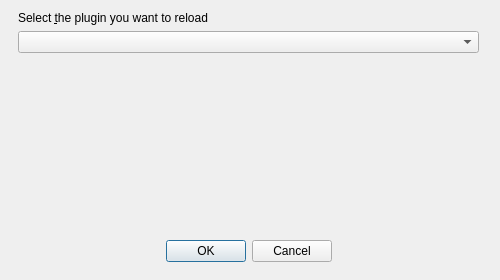
<?xml version="1.0" encoding="UTF-8"?>
<ui version="4.0">
 <author>Borys Jurgiel</author>
 <class>ConfigureReloaderDialogBase</class>
 <widget class="QDialog" name="ConfigureReloaderDialogBase">
  <property name="geometry">
   <rect>
    <x>0</x>
    <y>0</y>
    <width>500</width>
    <height>280</height>
   </rect>
  </property>
  <property name="sizePolicy">
   <sizepolicy hsizetype="Preferred" vsizetype="Preferred">
    <horstretch>0</horstretch>
    <verstretch>0</verstretch>
   </sizepolicy>
  </property>
  <property name="maximumSize">
   <size>
    <width>500</width>
    <height>300</height>
   </size>
  </property>
  <property name="contextMenuPolicy">
   <enum>Qt::DefaultContextMenu</enum>
  </property>
  <property name="windowTitle">
   <string>Configure Plugin Watcher</string>
  </property>
  <property name="whatsThis">
   <string/>
  </property>
  <widget class="QWidget" name="">
   <property name="geometry">
    <rect>
     <x>18</x>
     <y>11</y>
     <width>461</width>
     <height>251</height>
    </rect>
   </property>
   <layout class="QGridLayout" name="gridLayout">
    <item row="0" column="0">
     <widget class="QLabel" name="label">
      <property name="text">
       <string>Select &amp;the plugin you want to reload</string>
      </property>
      <property name="buddy">
       <cstring>comboPlugin</cstring>
      </property>
     </widget>
    </item>
    <item row="1" column="0">
     <widget class="QComboBox" name="comboPlugin">
      <property name="sizePolicy">
       <sizepolicy hsizetype="Expanding" vsizetype="Fixed">
        <horstretch>0</horstretch>
        <verstretch>0</verstretch>
       </sizepolicy>
      </property>
      <property name="minimumSize">
       <size>
        <width>220</width>
        <height>0</height>
       </size>
      </property>
      <property name="focusPolicy">
       <enum>Qt::WheelFocus</enum>
      </property>
     </widget>
    </item>
    <item row="2" column="0">
     <spacer name="verticalSpacer">
      <property name="orientation">
       <enum>Qt::Vertical</enum>
      </property>
      <property name="sizeHint" stdset="0">
       <size>
        <width>20</width>
        <height>98</height>
       </size>
      </property>
     </spacer>
    </item>
    <item row="3" column="0">
     <widget class="QDialogButtonBox" name="buttonBox">
      <property name="focusPolicy">
       <enum>Qt::NoFocus</enum>
      </property>
      <property name="standardButtons">
       <set>QDialogButtonBox::Cancel|QDialogButtonBox::Ok</set>
      </property>
      <property name="centerButtons">
       <bool>true</bool>
      </property>
     </widget>
    </item>
   </layout>
  </widget>
 </widget>
 <resources/>
 <connections>
  <connection>
   <sender>buttonBox</sender>
   <signal>accepted()</signal>
   <receiver>ConfigureReloaderDialogBase</receiver>
   <slot>accept()</slot>
   <hints>
    <hint type="sourcelabel">
     <x>117</x>
     <y>192</y>
    </hint>
    <hint type="destinationlabel">
     <x>42</x>
     <y>91</y>
    </hint>
   </hints>
  </connection>
  <connection>
   <sender>buttonBox</sender>
   <signal>rejected()</signal>
   <receiver>ConfigureReloaderDialogBase</receiver>
   <slot>reject()</slot>
   <hints>
    <hint type="sourcelabel">
     <x>253</x>
     <y>192</y>
    </hint>
    <hint type="destinationlabel">
     <x>208</x>
     <y>20</y>
    </hint>
   </hints>
  </connection>
 </connections>
</ui>
